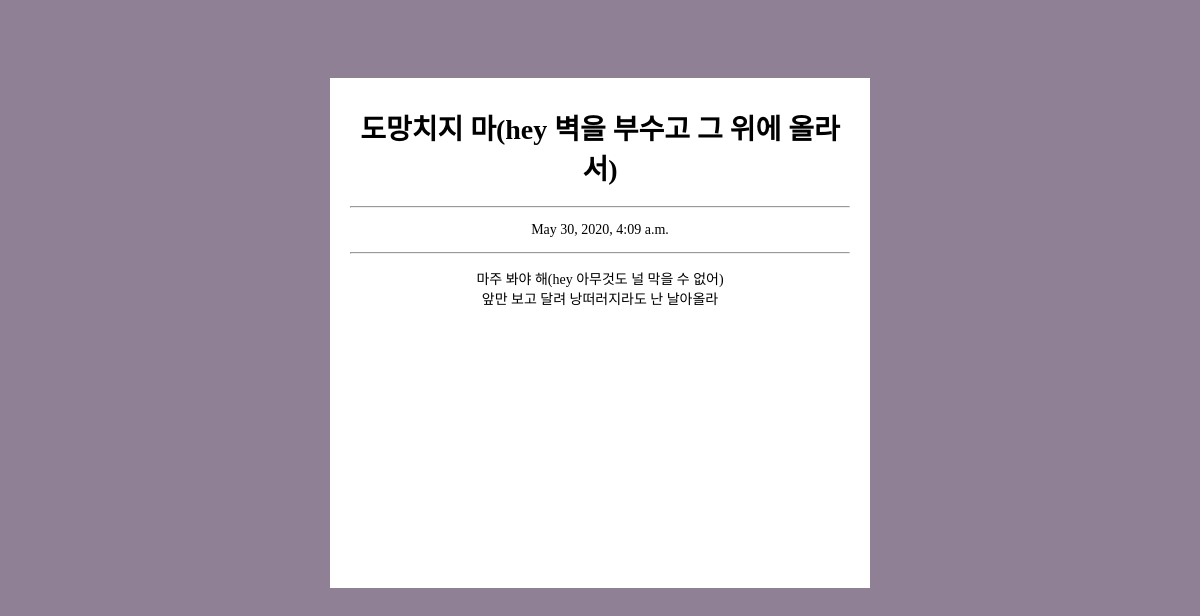
The app's page /blog/4 with its own data.
### blog/models.py (models this page shows, shortened)
class Blog(models.Model):
    title = models.CharField(max_length = 200)
    pub_date = models.DateTimeField('date published')
    body = models.TextField()

### blog/views.py (the view)
# urls.py: path('<int:blog_id>', views.txtdetail, name="txtdetail"),
def txtdetail(request, blog_id):
    details = get_object_or_404(Blog, pk = blog_id)
    return render(request, 'txtdetail.html', {'detail':details})

### blog/templates/txtdetail.html
{% load static %}
<!DOCTYPE html>
<html>
    <head>
        <link href="{% static 'css/txtdetail.css' %}" type="text/css" rel="stylesheet">
    </head>
    <body>
        <div class="block">
            <div class="text">
                <h1>{{detail.title}}</h1>
                <hr>
                <p>{{detail.pub_date}}</p>
                <hr>
                <p>{{detail.body|linebreaksbr}}</p>
            </div>
        </div>
    </body>
</html>

### blog/static/css/txtdetail.css (style rules this page uses)
body { background-color:rgba(143, 128, 149, 1); }
.block { width: 500px; height: 500px; font-size: 14px; font-family: 'Cafe24Oneprettynight'; padding: 10px 20px 0px 20px; background-color: white; margin:auto; margin-top: 78px; text-align: center; }

### records on screen
Blog: title "도망치지 마(hey 벽을 부수고 그 위에 올라서)", pub_date "May 30, 2020, 4:09 a.m.", body "마주 봐야 해(hey 아무것도 널 막을 수 없어) 앞만 보고 달려 낭떠러지라도 난 날아올라"
